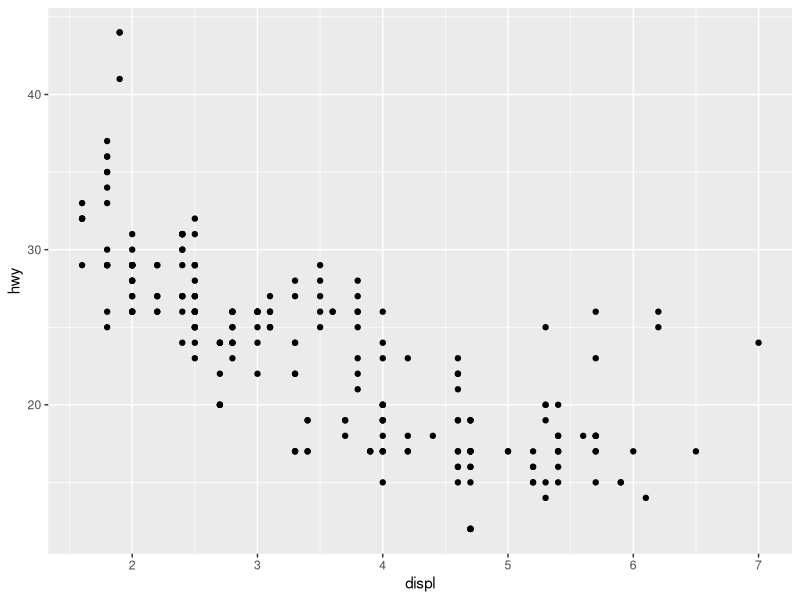
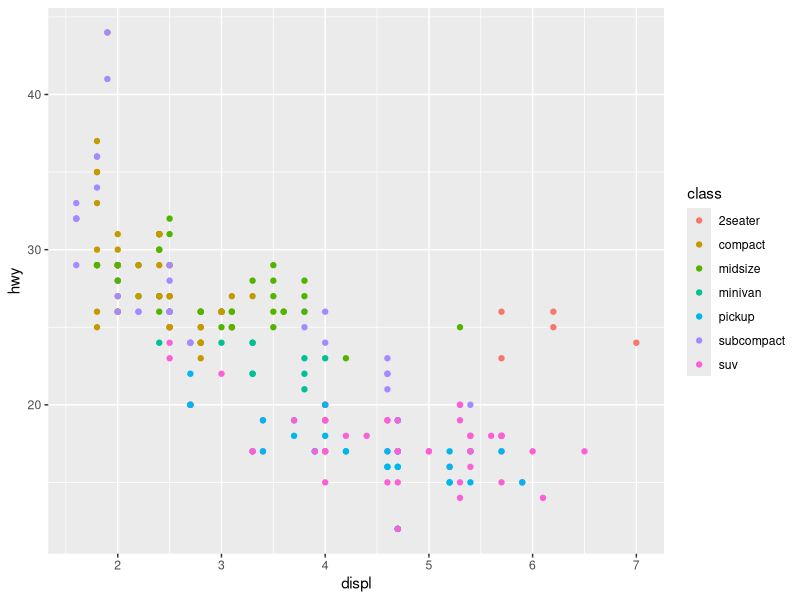
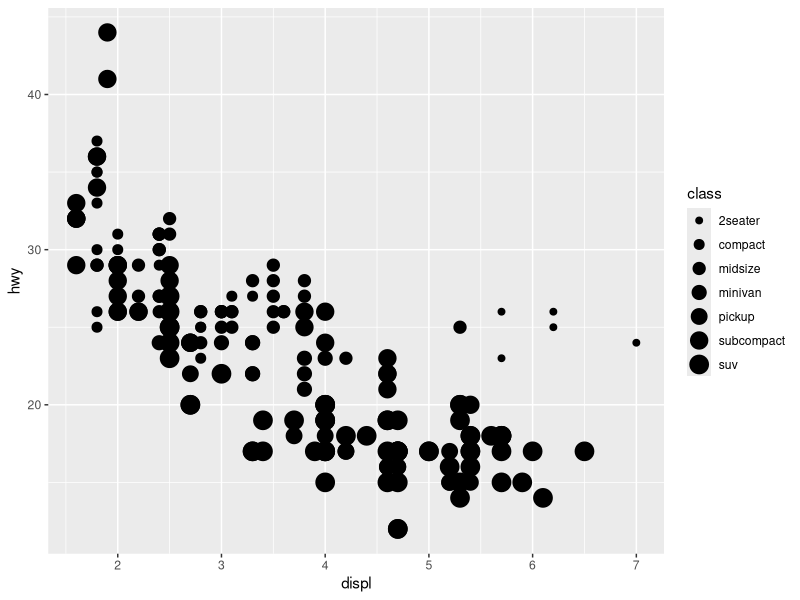
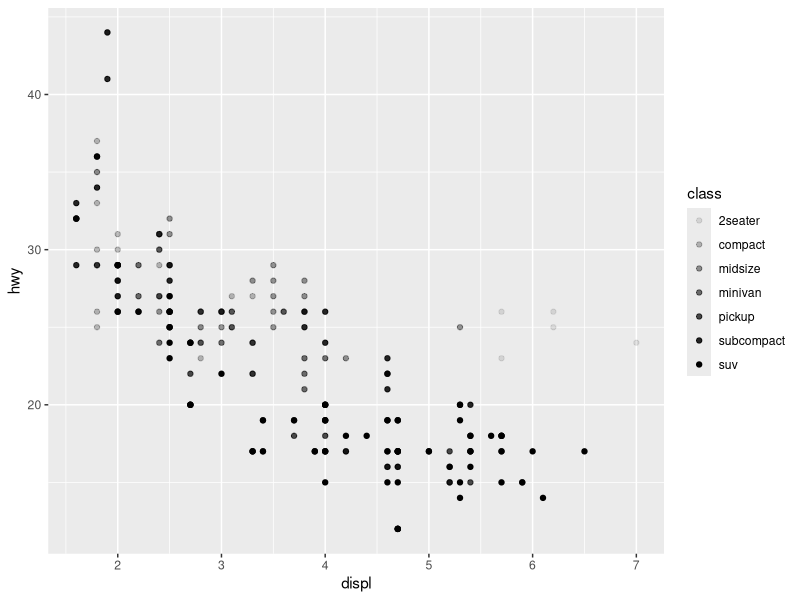
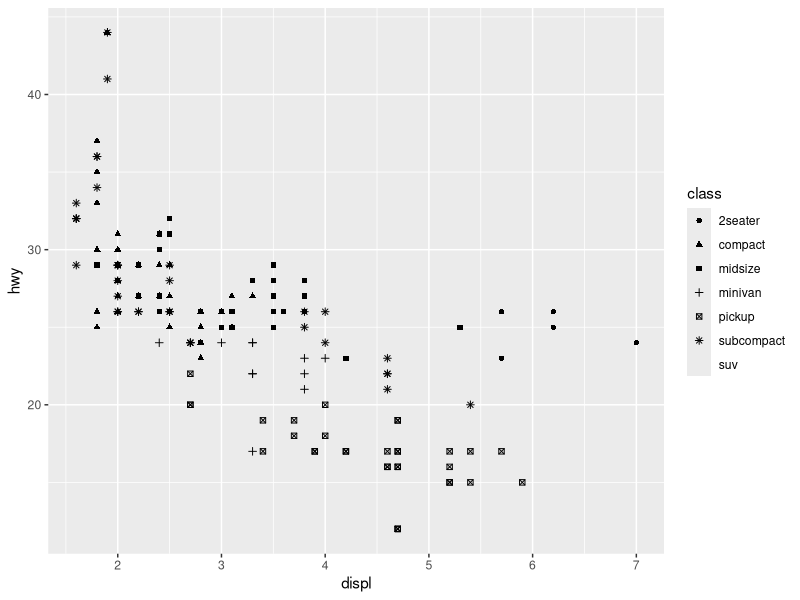
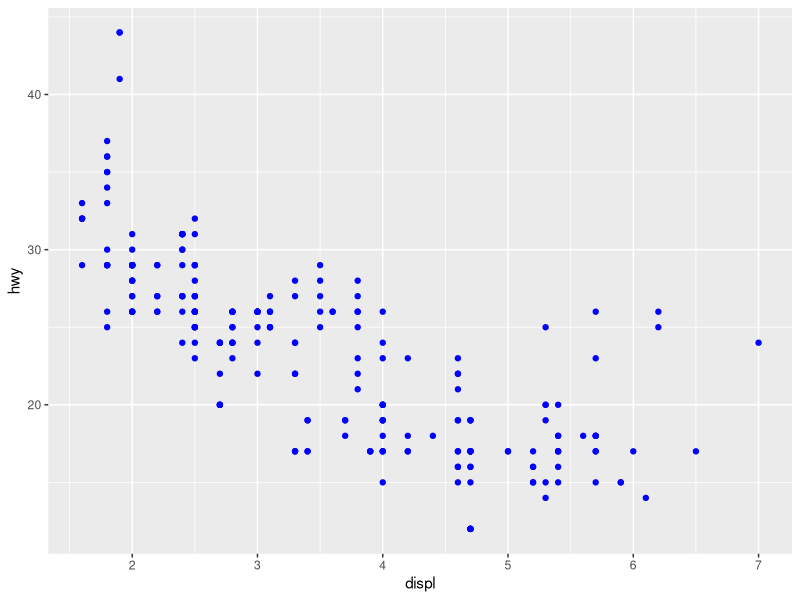
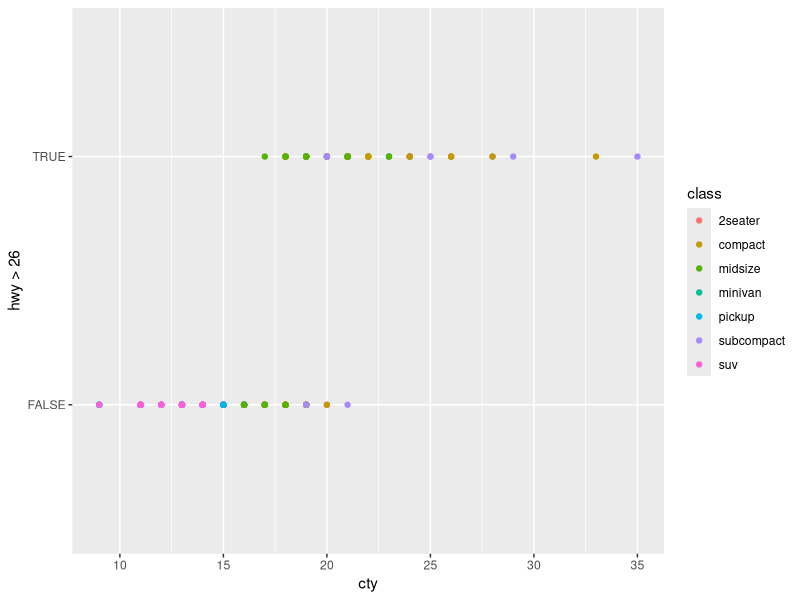
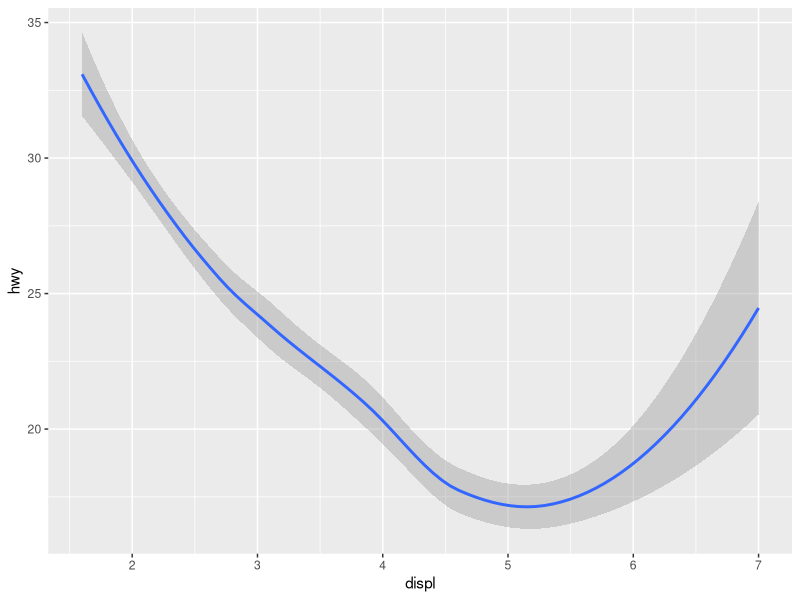

These charts were generated, in order, by the following R code:
## ---- chunk 1
library(knitr)
library(ggplot2)
ggplot(data = mpg) + geom_point(mapping = aes(x = displ, y = hwy))
## ---- chunk 2
ggplot(data = mpg) + geom_point(mapping = aes(x = displ, y = hwy, color = class))
## ---- chunk 3
#or map the class to the size aesthetic
ggplot(data = mpg) + geom_point(mapping = aes(x = displ, y = hwy, size = class))
## ---- chunk 4
#or map the class to the alpha aesthetic (transparency of points).
ggplot(data = mpg) + geom_point(mapping = aes(x = displ, y = hwy, alpha = class))
## ---- chunk 5
#or map class to the shape of the points
ggplot(data = mpg) + geom_point(mapping = aes(x = displ, y = hwy, shape = class))
## ---- chunk 6
#You can set aesthetic properties manually, e.g make all points become blue
ggplot(data = mpg) + geom_point(mapping = aes(x = displ, y = hwy), color = "blue")
## ---- chunk 7
ggplot(data = mpg) + geom_point(mapping = aes(x = cty, y = hwy > 26, color = class))
## ---- chunk 8
ggplot(data = mpg) +
        geom_smooth(mapping = aes(x = displ, y = hwy))
#every geom function takes a mapping, 
# not every aesthetic works with every geom
## ---- chunk 9
ggplot(data = mpg) + 
        geom_smooth(mapping = aes(x = displ, y = hwy, linetype = drv))
## ---- chunk 10
ggplot(data = mpg) +
        geom_point(mapping = aes(x = displ, y = hwy, color = drv)) +
        geom_smooth(mapping = aes(x = displ, y = hwy, color=drv, linetype = drv))
